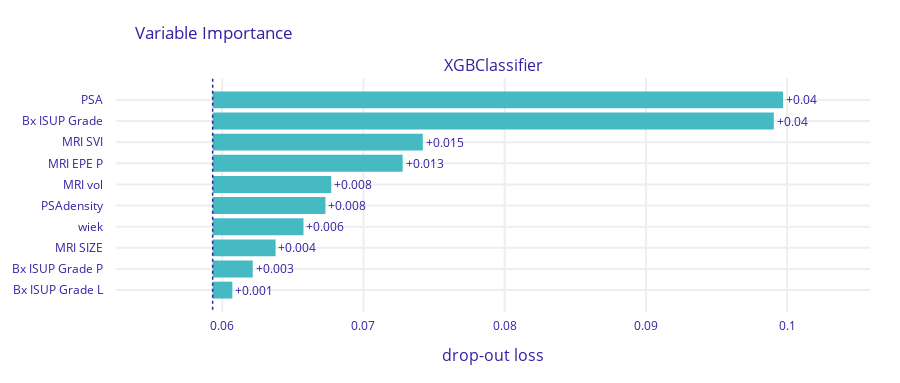

The cell this chart's notebook holds for it:
### Markdown cell above
### Maximize AUC

### Code cell
param_grid = {
    'classifier__n_estimators': [100, 200, 400, 800],
    'classifier__max_depth': [3, 5],
    'classifier__learning_rate': [0.01, 0.05, 0.1],
    'classifier__subsample': [0.6, 0.8, 1.0],
    'classifier__colsample_bytree': [0.6, 0.8, 0.9, 1.0],
    'classifier__gamma': [0, 0.1, 0.2]
}
untrained_model = XGBClassifier(random_state=42)

y_true, y_pred, y_pred_probs, false_positive_rate, true_positive_rate, total_roc_auc, trained_model, best_params = train_and_evaluate_model(untrained_model, X, y, numerical_cols, categorical_cols, n_folds=5, tune_params=True, param_grid=param_grid, tuning_scoring='roc_auc', tuning_test_size=0.2)

plot_roc(false_positive_rate, true_positive_rate, total_roc_auc)
plot_confusion_matrix(y_true, y_pred)
plot_feature_importances(trained_model, X, y)
plot_discrimination_threshold(trained_model, X, y)
brier = brier_score_loss(y_true, y_pred_probs)
print(f"Brier score: {brier:.4f}")

### Figure 1 — Plotly figure (JSON) as saved in the notebook; plotly's stock layout.template omitted (floating-point values rounded to 4 significant figures)
{"data": [{"base": 0.05932, "hoverinfo": "text", "hoverlabel": {"bgcolor": "rgba(0,0,0,0.8)"}, "hovertext": ["Model: XGBClassifier loss after<br>variable: PSA is permuted: 0.1<br>Drop-out loss change: +0.04", "Model: XGBClassifier loss after<br>variable: Bx ISUP Grade is permuted: 0.099<br>Drop-out loss change: +0.04", "Model: XGBClassifier loss after<br>variable: MRI SVI is permuted: 0.074<br>Drop-out loss change: +0.015", "Model: XGBClassifier loss after<br>variable: MRI EPE P is permuted: 0.073<br>Drop-out loss change: +0.013", "Model: XGBClassifier loss after<br>variable: MRI vol is permuted: 0.068<br>Drop-out loss change: +0.008", "Model: XGBClassifier loss after<br>variable: PSAdensity is permuted: 0.067<br>Drop-out loss change: +0.008", "Model: XGBClassifier loss after<br>variable: wiek is permuted: 0.066<br>Drop-out loss change: +0.006", "Model: XGBClassifier loss after<br>variable: MRI SIZE is permuted: 0.064<br>Drop-out loss change: +0.004", "Model: XGBClassifier loss after<br>variable: Bx ISUP Grade P is permuted: 0.062<br>Drop-out loss change: +0.003", "Model: XGBClassifier loss after<br>variable: Bx ISUP Grade L is permuted: 0.061<br>Drop-out loss change: +0.001"], "marker": {"color": "#46bac2"}, "orientation": "h", "showlegend": false, "text": ["+0.04", "+0.04", "+0.015", "+0.013", "+0.008", "+0.008", "+0.006", "+0.004", "+0.003", "+0.001"], "textposition": "outside", "type": "bar", "x": [0.04039, 0.03974, 0.01488, 0.01346, 0.008398, 0.007988, 0.006432, 0.004458, 0.00284, 0.001395], "xaxis": "x", "y": ["PSA", "Bx ISUP Grade", "MRI SVI", "MRI EPE P", "MRI vol", "PSAdensity", "wiek", "MRI SIZE", "Bx ISUP Grade P", "Bx ISUP Grade L"], "yaxis": "y"}], "layout": {"annotations": [{"font": {"size": 16}, "showarrow": false, "text": "XGBClassifier", "x": 0.5, "xanchor": "center", "xref": "paper", "y": 1, "yanchor": "bottom", "yref": "paper"}, {"font": {"size": 16}, "showarrow": false, "text": "drop-out loss", "x": 0.5, "xanchor": "center", "xref": "paper", "y": 0, "yanchor": "top", "yref": "paper", "yshift": -30}], "font": {"color": "#371ea3"}, "height": 383, "margin": {"b": 71, "r": 30, "t": 78}, "shapes": [{"line": {"color": "#371ea3", "dash": "dot", "width": 1.5}, "type": "line", "x0": 0.05932, "x1": 0.05932, "xref": "x", "y0": -1, "y1": 10, "yref": "y"}], "title": {"text": "Variable Importance", "x": 0.15}, "xaxis": {"anchor": "y", "automargin": true, "domain": [0, 1], "fixedrange": true, "gridwidth": 2, "range": [0.05247, 0.1059], "tickcolor": "white", "ticklen": 3, "ticks": "outside", "type": "linear", "zeroline": false}, "yaxis": {"anchor": "x", "automargin": true, "autorange": "reversed", "domain": [0, 1], "fixedrange": true, "gridwidth": 2, "tickcolor": "white", "ticklen": 10, "ticks": "outside", "type": "category"}}}
